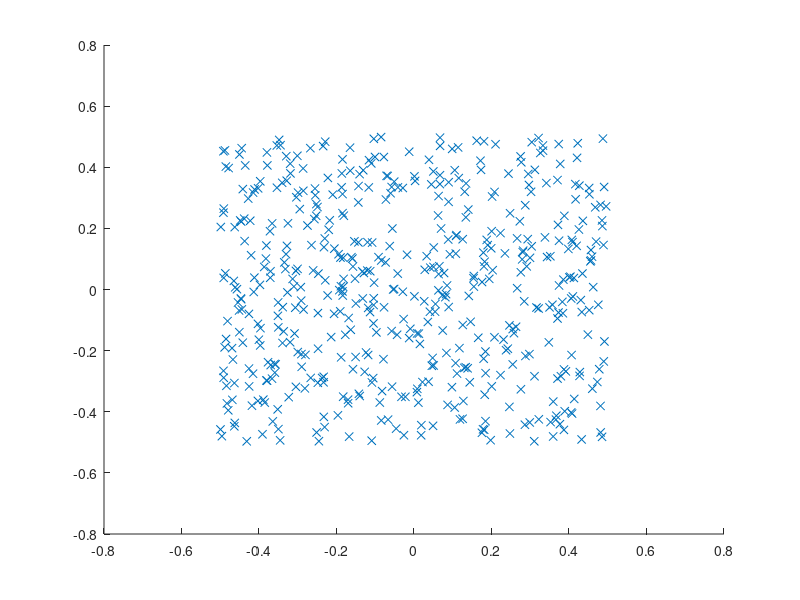

The MATLAB script that drew this image: (Note: this script raises an error after producing the figure.)
addpath(genpath("../../pcfft"));
clear;


% Set up random source and target points
rng(1);
n_src = 500;
n_targ = 517;
dim = 2;

zk = 10;
kern_0 = @(s,t) helm2d_kernel(zk, s,t);
src_info = struct;
% Source and target points are random in [-0.5, 0.5] x [-0.5, 0.5]
src_info.r = (rand(dim, n_src) - 0.5);
targ_info = struct;
targ_info.r = (rand(dim, n_targ) - 0.5);

% src_info.r(1, :) = 0.5 * src_info.r(1, :);
% targ_info.r(1, :) = 0.5 * targ_info.r(1, :);

figure(2);
scatter(src_info.r(1, :), src_info.r(2, :), 'o');
scatter(targ_info.r(1, :), targ_info.r(2, :), 'x');

% Source weights are random uniform in [0, 1]
mu = rand(n_src, 1);
K_exact = kern_0(src_info, targ_info);
target_vals = K_exact * mu;

n_nbr = 10;



%% Loop through different tolerances and record errors and timings
tol_vals = [1e-02 1e-03 1e-04 1e-05 1e-06 1e-07 1e-08 1e-09];
n_tol_vals = size(tol_vals, 2);
error_vals = zeros(n_tol_vals, 1);
dx_vals = zeros(n_tol_vals, 1);
nbinpts_vals = zeros(n_tol_vals, 1);
nproxy_vals = zeros(n_tol_vals, 1);

for i = 1:n_tol_vals
    tol = tol_vals(i);
    [grid_info, proxy_info] = get_grid(kern_0, src_info, targ_info, tol, n_nbr);
    % disp(grid_info);
    [A_spread_s, sort_info_s ]= get_spread(kern_0, [], src_info, ...
        grid_info, proxy_info);
    [A_spread_t, sort_info_t ]= get_spread(kern_0, [], targ_info, ...
        grid_info, proxy_info);

    A_addsub = get_addsub(kern_0, [], ...
        grid_info, proxy_info, sort_info_s, sort_info_t, A_spread_s, A_spread_t);

    k0hat = get_kernhat(kern_0,grid_info);
    evals_approx = pcfft_apply(mu,A_spread_s,A_spread_t,A_addsub,k0hat);

    % Compute relative L infinity error
    diffs = abs(evals_approx - target_vals);
    rel_linf_error = max(diffs) / max(abs(target_vals));

    % Save error and grid info.
    error_vals(i) = rel_linf_error;
    dx_vals(i) = grid_info.dx;
    nbinpts_vals(i) = grid_info.nbinpts;
    nproxy_vals(i) = proxy_info.nproxy;

    disp("tol: " + num2str(tol) + ", rel linf error: " + num2str(rel_linf_error));

end

figure(1);
clf;
subplot(2,1,1);
plot(tol_vals(:), error_vals(:), '.-')
hold on
plot(tol_vals(:), tol_vals(:), '--')
xscale('log')
ylabel("Observed error")
yscale('log')
xlabel("Tolerance")
grid on;
subplot(2,1,2);
plot(tol_vals(:), nproxy_vals(:), '.-');
hold on;
plot(tol_vals(:), nbinpts_vals(:), '.-');
% plot(tol_vals(:), nspread_vals(:), '.-');
legend("nproxy", "nbinpts");
grid on;
xscale('log');
